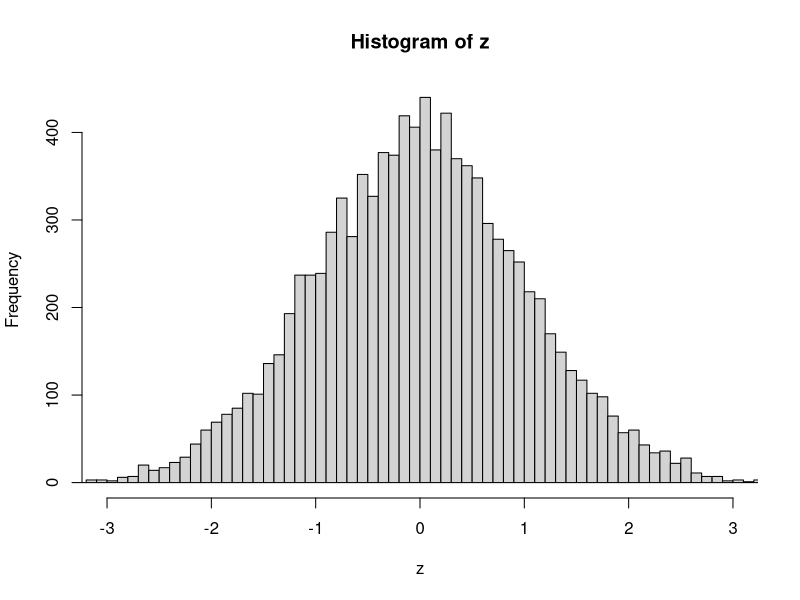
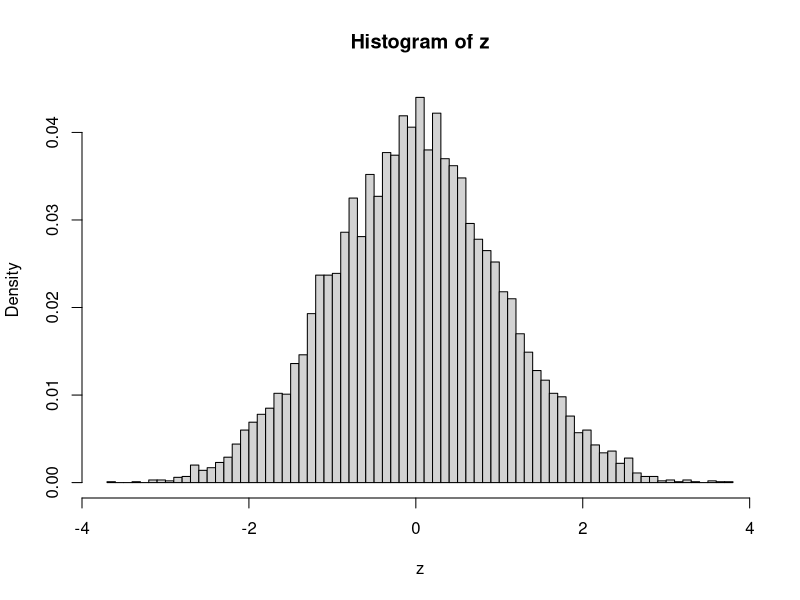

These charts were generated, in order, by the following R code:
#This function returns a sample of the form ((1/n)(X1+...+Xn) - lambda)/sqrt(sigma/n)
#In this case X~E(lambda), with lambda = 1.
zsample = function(n)
{
	x = rexp(n)
	lambda = sum(x)/n
	z = (lambda-1)*sqrt(n)
	return(z)
}

#m = number of z samples, n = number of random samples used in one z sample
rzsample = function(m,n)
{
	z = vector(mode="numeric",m)

	for(i in 1:m)
		z[i] = zsample(n)

	return(z)
}

#create a vector of z samples
z = rzsample(10000,10000)

#plot the distribution of x using a histogram
h = hist(z,xlim=c(-3,3),breaks=100)

#change the scale to density instead of frequency
h$density = h$counts/sum(h$counts)
plot(h,freq=FALSE)


	
